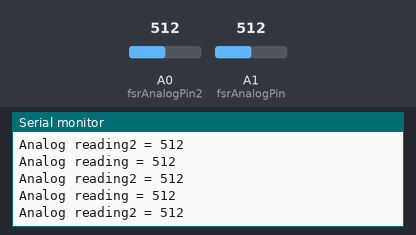
Bench run of a sketch on a simulated Arduino Uno, built with avr-gcc and run on an emulated ATmega328P. Parts: the last lines printed to the serial monitor. The inputs (shaded band) are chosen by the test bench; at power-on: A0 (fsrAnalogPin2) = 512, A1 (fsrAnalogPin) = 512.

Above: at 4.2 s.
4.3 s: A0 (fsrAnalogPin2) set to 988
At 4.42 s:
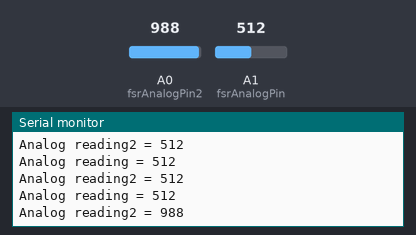
7.3 s: A0 (fsrAnalogPin2) set to 1009
At 7.35 s:
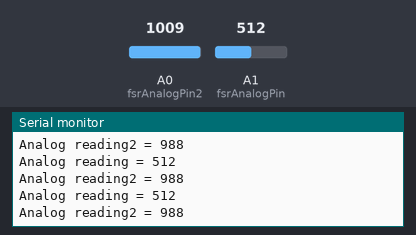
Timing chart, 0 to 10.3 s (numbered marks = the images above; inputs shaded):
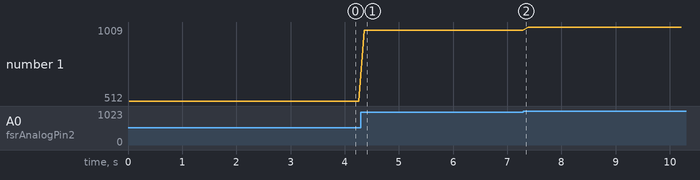

The sketch:

sketch_jun8a.ino
```cpp
/* FSR testing sketch.

Connect one end of FSR to 5V, the other end to Analog 0.
Then connect one end of a 10K resistor from Analog 0 to ground
Connect LED from pin 11 through a resistor to ground

For more information see www.ladyada.net/learn/sensors/fsr.html */

int fsrAnalogPin = 1; // FSR is connected to analog 0
int fsrAnalogPin2 = 0;
int fsrReading;
int fsrReading2;      // the analog reading from the FSR resistor divider
int LEDbrightness;

void setup(void) {
  Serial.begin(9600);   // We'll send debugging information via the Serial monitor
  //pinMode(LEDpin, OUTPUT);
}

void loop(void) {
  fsrReading = analogRead(fsrAnalogPin);
  Serial.print("Analog reading = ");
  Serial.println(fsrReading);
  fsrReading2 = analogRead(fsrAnalogPin2);
  Serial.print("Analog reading2 = ");
  Serial.println(fsrReading2);
  delay(100);
}
```

Measured:
- after the input at 4.3 s, the serial monitor: prints a new line after 0.06 s (image 1)
- plotted number 1: 512 → 988 after the input at 4.3 s, 988 → 1009 after the input at 7.3 s
